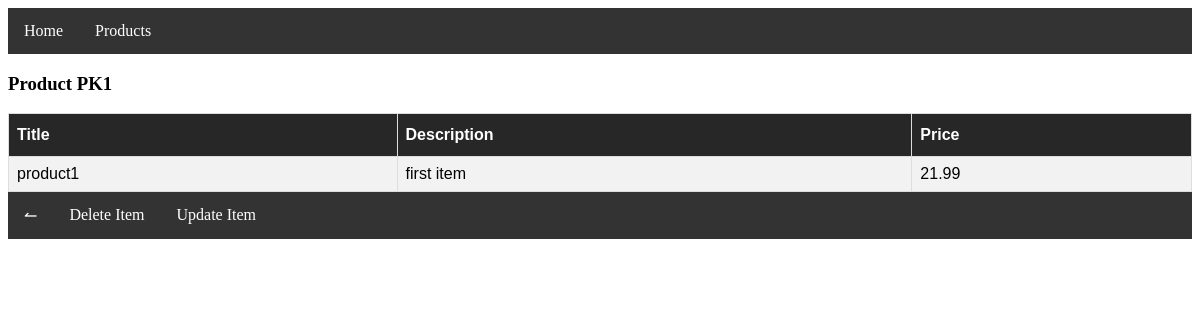
/products/1/ (signed in), run on the app's committed database.
### products/models.py (models this page shows, shortened)
class Product(models.Model):
    title = models.CharField(max_length=120)
    description = models.TextField(blank=True, null=True)
    price = models.DecimalField(max_digits=11, decimal_places=2)

### products/views.py (the view)
# urls.py: path('<int:id>/', product_detail_view, name='product'),
@login_required
def product_detail_view(request, *args, **kwargs):
    try:
        product_id = kwargs['id']
        obj = get_object_or_404(Product, id=product_id)
        context = {
                'obj': obj
                }
        return render(request, 'products/detail.html', context)
    except KeyError as key_error:
        print(key_error)
        return render(request, 'products/storage.html', context)

### products/templates/products/detail.html
{% extends 'products/storage.html' %}
{% block content %}
<h3>Product PK{{ obj.pk }}</h3>
<table id="products">
  <tr>
    <th>Title</th>
    <th>Description</th>
    <th>Price</th>
  </tr>
  <tr>
		  <td> {{ obj.title }} </td>
		  <td> {{ obj.description }} </td>
		  <td> {{ obj.price }} </td>
  </tr>
</table>
{% endblock %}
{% block submenu %}
<ul>
    <li><a href='../'>&#8636</a>
	    <li><a href='delete' ID='button_link'>Delete Item</a>
	    <li><a href='update' ID='button_link'>Update Item</a>
</ul>
{% endblock %}

### templates/base.html (style rules this page uses)
ul { list-style-type: none; margin: 0; padding: 0; overflow: hidden; background-color: #333; }
li { float: left; }
li a { display: block; color: white; text-align: center; padding: 14px 16px; text-decoration: none; }
#products { font-family: "Trebuchet MS", Arial, Helvetica, sans-serif; border-collapse: collapse; width: 100%; }
#products td, #products th { border: 1px solid #ddd; padding: 8px; }
#products tr:nth-child(even) { background-color: #f2f2f2; }
#products th { padding-top: 12px; padding-bottom: 12px; text-align: left; background-color: #272727; color: white; }

### data on the page
Product: pk "1", title "product1", description "first item", price "21.99"
